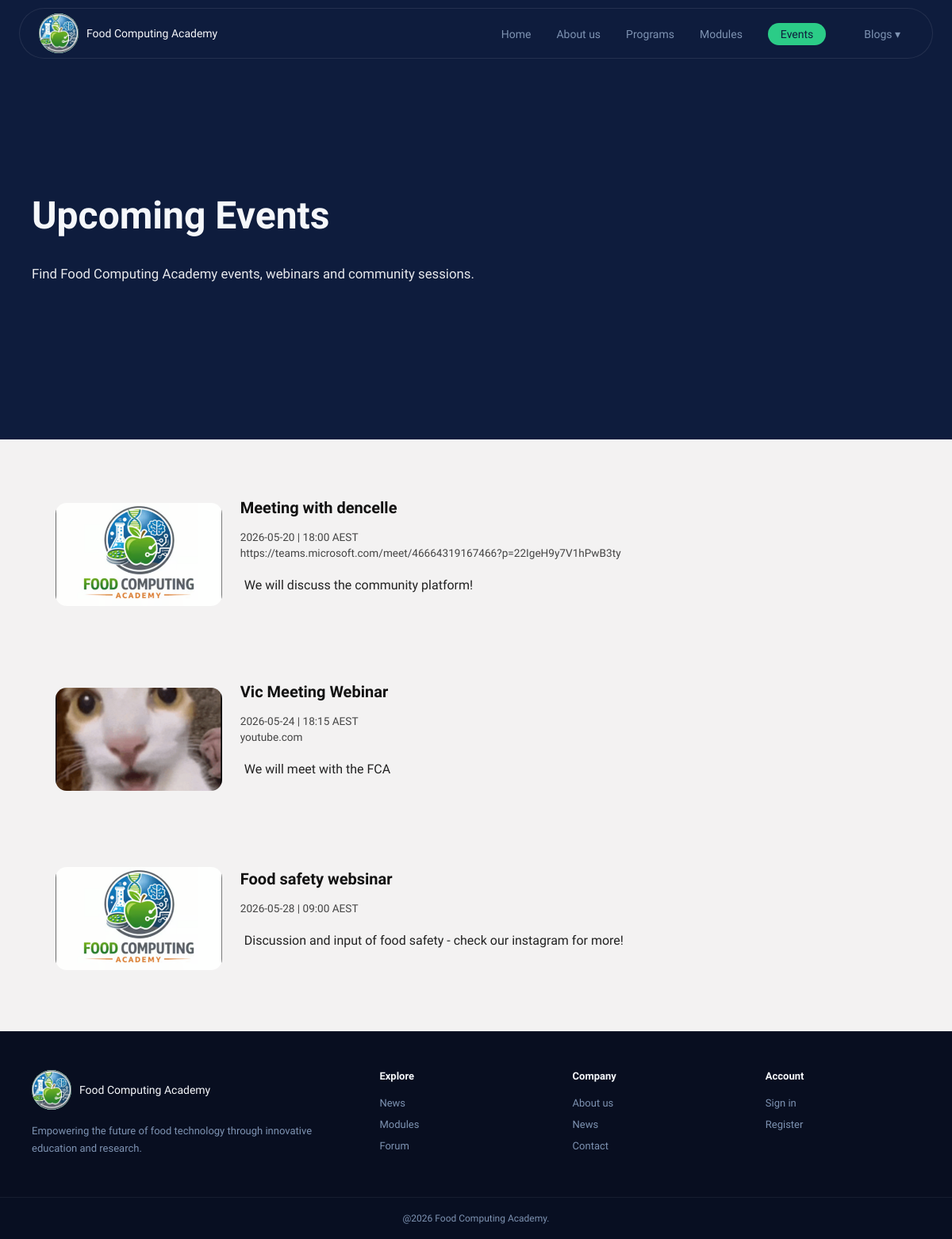
The app's page /events with its own data.
### tables this page shows
CREATE TABLE events (
    id          INTEGER PRIMARY KEY AUTOINCREMENT,
    title       TEXT NOT NULL,
    date        TEXT NOT NULL,
    time        TEXT,
    location    TEXT,
    description TEXT,
    image       TEXT,
    created_by  INTEGER,
    created     TEXT DEFAULT (datetime('now')),
    FOREIGN KEY (created_by) REFERENCES Users(id)
);

### backend/api_routing.py (the view)
    @app.route("/events")
    def events():
        conn, cursor = get_db()
        cursor.execute(""" SELECT id, title, date, time, location, description, image FROM events ORDER BY date ASC""")
        columns = [d[0] for d in cursor.description]
        events_list = [dict(zip(columns, row)) for row in cursor.fetchall()]
        close_db()
        return render_template("events.html", events=events_list)

### backend/database.py (called while the page is built)
def get_db():
    if 'db' not in g:
        BASE_DIR = os.path.dirname(os.path.abspath(__file__))
        DB_PATH = os.path.join(BASE_DIR, '..', 'database', 'food_computing_academy_website.db')
        g.db = sqlite3.connect(DB_PATH)
        g.db.row_factory = sqlite3.Row
        cursor = g.db.cursor()
    return g.db, cursor

### frontend/templates/events.html (shortened to what this page needs)
<!DOCTYPE html>
<html lang="en">
<head>
    <link rel="stylesheet" href="{{ url_for('static', filename='styles/styling.css') }}">
</head>
<body>
{% include 'nav.html' %}
<section class="events-page-hero">
    <h1>Upcoming Events</h1>
    <div class="news-feature-text">
        <p>Find Food Computing Academy events, webinars and community sessions.</p>
    </div>
</section>
<section class="news-page-main">
    <div class="news-left-column">
        <div class="news-list">
            {% for event in events %}
            <a href="/events/{{event.id}}" class="news-list-card" style="grid-template-columns: 210px 1fr;">
                {% if event.image %}
                    <img src="{{ event.image }}" alt="{{ event.title }}">
                {% else %}
                    <img src="{{ url_for('static', filename='assets/placeholder.jpg') }}" alt="Event placeholder">
                {% endif %}
                <div class="news-list-content">
                    <h3>{{ event.title }}</h3>
                    <div class="news-list-meta">
                        {{ event.date }}
                        {% if event.time %} | {{ event.time }} AEST{% endif %}
                    </div>
                    {% if event.location %}
                    <div class="news-list-meta" style="margin-top:4px;">{{ event.location }}</div>
                    {% endif %}
                    {% if event.description %}
                    <p style="margin-top:1rem;">
                        {{ event.description[:180] }}{% if event.description|length > 180 %}...{% endif %}
                    </p>
                    {% endif %}
                </div>
            </a>
            {% else %}
                <p style="color:var(--muted);">No upcoming events.</p>
            {% endfor %}
        </div>
    </div>
</section>
{% include 'footer.html' %}
</body>
</html>

### frontend/styles/styling.css (style rules this page uses)
*, *::before, *::after { box-sizing: border-box; margin: 0; padding: 0; }
:root { --navy: #0e1c3d; --navy-mid: #192d56; --green: #2bcc87; --green-dark:#179e63; --white: #f5f7fa; --muted: #7e93b2; --card: rgba(255, 255, 255, 0.055); --border: rgba(255, 255, 255, 0.09); }
body { font-family: 'Sora', sans-serif; background: var(--navy); color: var(--white); overflow-x: hidden; }
body { min-height: 100vh; min-height: 100dvh; display: flex; flex-direction: column; }
.events-page-hero { position: relative; min-height: 470px; padding: 2rem 2.5rem 3rem; display: flex; flex-direction: column; justify-content: center; background: linear-gradient(rgba(18, 0, 68, 0.822)), url('../assets/audience_background.jpg') center / cover no-repeat; }
.events-page-hero h1 { font-size: 3rem; font-weight: 600; color: var(--white); margin-bottom: 2rem; }
.news-feature-text p { font-size: 1.05rem; line-height: 1.6; color: rgba(255, 255, 255, 0.9); max-width: 640px; margin-bottom: 1.2rem; }
.news-page-main { background: #f3f2f2; padding: 0; }
.news-left-column { padding: 2.8rem 2.6rem 3rem; }
.news-list { display: flex; flex-direction: column; gap: 2rem; }
.news-list-card { border-radius: 10px; padding: 1.8rem; display: grid; grid-template-columns: 210px 1fr 100px; gap: 1.4rem; align-items: center; text-decoration: none; transition: .5s ease; }
.news-list-card img { width: 210px; height: 130px; object-fit: cover; border-radius: 14px; display: block; }
.news-list-content h3 { font-size: 1.25rem; line-height: 1.25; color: #111111; margin-bottom: 1rem; font-weight: 600; }
.news-list-content p { font-size: 1rem; line-height: 1.5; color: #222222; margin-bottom: 1rem; padding:5px; }
.news-list-content { width: 100%; }
.news-list-meta { font-size: 0.85rem; color: #444444; }

### records on screen
events: image (picture), title "Meeting with dencelle", date "2026-05-20", time "18:00", location "https://teams.microsoft.com/meet/46664319167466?p=22IgeH9y7V1hPwB3ty", description "We will discuss the community platform!"
events: title "Vic Meeting Webinar", date "2026-05-24", time "18:15", location "youtube.com", description "We will meet with the FCA"
events: image (picture), title "Food safety websinar", date "2026-05-28", time "09:00", description "Discussion and input of food safety - check our instagram for more!"
